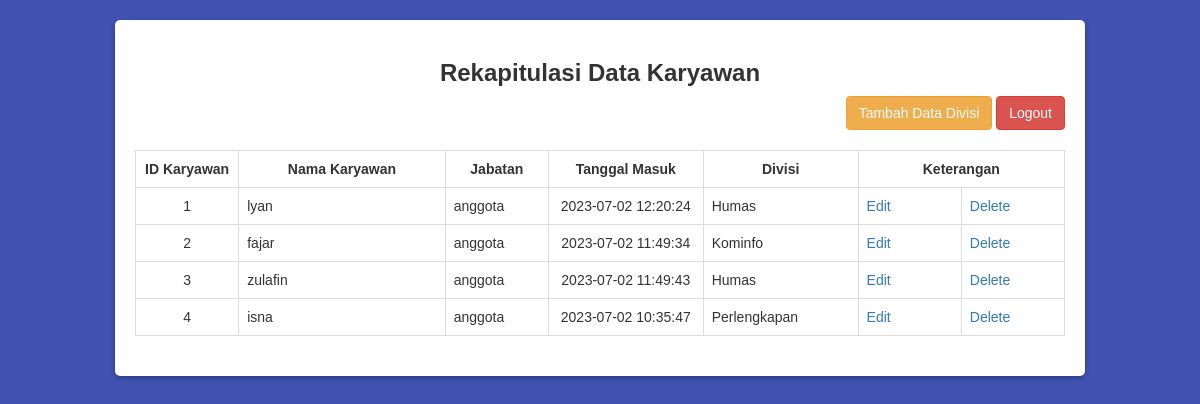
The app's page /admin.php with its own data.
### tables this page shows
CREATE TABLE `karyawan` (
  `id_karyawan` int(50) NOT NULL,
  `nama_karyawan` varchar(50) NOT NULL,
  `jabatan` varchar(50) NOT NULL,
  `tgl_masuk` timestamp NOT NULL DEFAULT current_timestamp() ON UPDATE current_timestamp(),
  `nama_divisi` varchar(50) NOT NULL
);

### admin.php (the view, shortened to what this page needs)
<!DOCTYPE html>
<html>
<head>
    <link rel="stylesheet" href="https://maxcdn.bootstrapcdn.com/bootstrap/3.3.6/css/bootstrap.min.css" />
</head>
<body>
    <br>
    <center>
        <div class="container" style="width: 1000px;">
            <div class="table-responsive box">
            <h3>Rekapitulasi Data Karyawan</h3>
                <div align="right">
                    <a href="divisi.php" class="btn btn-warning"><i class="fa fa-table"></i>Tambah Data Divisi</a>
                    <a href="logout.php" class="btn btn-danger"><i class="fa fa-table"></i>Logout</a>
                </div>
                <br>
                <table class="table table-bordered">
                    <tr align='center'>
                        <td width="10%"><b>ID Karyawan</b></td>
                        <td width="20%"><b>Nama Karyawan</b></td>
                        <td width="10%"><b>Jabatan</b></td>
                        <td width="15%"><b>Tanggal Masuk</b></td>
                        <td width="15%"><b>Divisi</b></td>
                        <td colspan=2 width="20%"><b>Keterangan</b></td>
                    </tr>
                    <?php
                    $conn = mysqli_connect("localhost", "root", "", "karyawan");
                    $cari = "SELECT * FROM karyawan, divisi WHERE karyawan.nama_divisi = divisi.nama_divisi ORDER BY karyawan.id_karyawan";
                    $hasil_cari = mysqli_query($conn, $cari);
                    while ($data = mysqli_fetch_row($hasil_cari)) {
                        echo "
                            <tr>
                                <td align='center'>$data[0]</td>
                                <td>$data[1]</td>
                                <td>$data[2]</td>
                                <td align='center'>$data[3]</td>
                                <td>$data[4]</td>
                                <td width='10%'><a href='edit.php?id_karyawan=$data[0]'>Edit</a></td>
                                <td width='10%'><a href='#' onclick='confirmDelete($data[0])'>Delete</a></td>
                            </tr>";
                    }
                    ?>
                </table>
            </div>
        </div>
    </center>
</body>
</html>

### admin.php (style rules this page uses)
body { background-color: #4152b3; font-family: Arial, Helvetica, sans-serif; }
.box { background-color: #ffffff; padding: 20px; border-radius: 5px; box-shadow: 0 2px 5px rgba(0, 0, 0, 0.3); }
h3 { font-weight: bold; }

### records on screen
karyawan: id_karyawan "1", nama_karyawan "lyan", jabatan "anggota", tgl_masuk "2023-07-02 12:20:24", nama_divisi "Humas"
karyawan: id_karyawan "2", nama_karyawan "fajar", jabatan "anggota", tgl_masuk "2023-07-02 11:49:34", nama_divisi "Kominfo"
karyawan: id_karyawan "3", nama_karyawan "zulafin", jabatan "anggota", tgl_masuk "2023-07-02 11:49:43", nama_divisi "Humas"
karyawan: id_karyawan "4", nama_karyawan "isna", jabatan "anggota", tgl_masuk "2023-07-02 10:35:47", nama_divisi "Perlengkapan"
